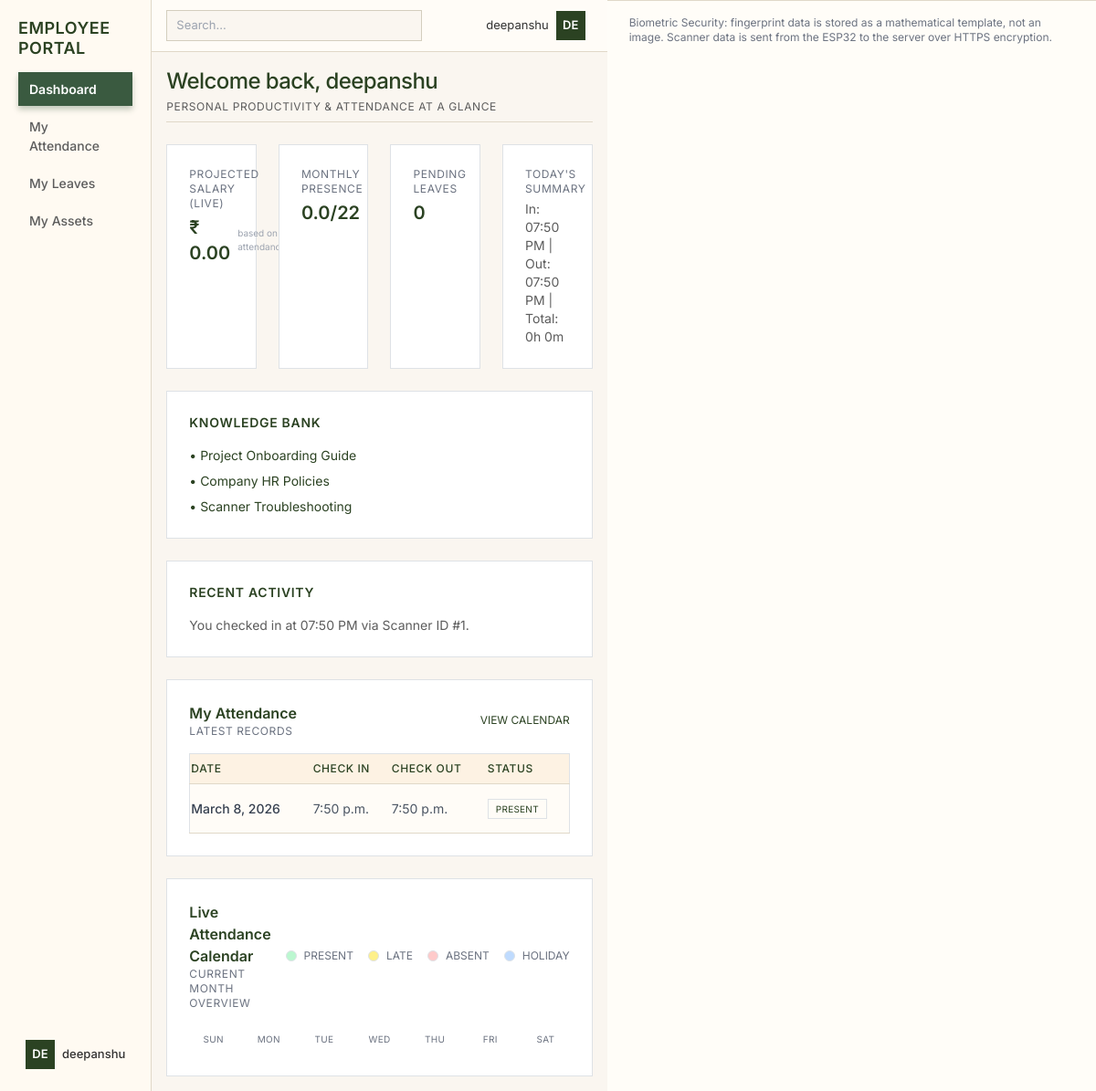
Page /employee-dashboard/ (signed in) on the committed database.
### users/models.py (models this page shows, shortened)
class User(AbstractUser):
    ROLE_CHOICES = (
        ("ADMIN", "Admin"),
        ("HR", "HR"),
        ("MANAGER", "Manager"),
        ("FINANCE", "Finance"),
        ("EMPLOYEE", "Employee"),
    )
    employee_id = models.CharField(max_length=20, unique=True)
    role = models.CharField(
        max_length=20,
        choices=ROLE_CHOICES,
        default="EMPLOYEE"
    )
    per_day_salary = models.DecimalField(max_digits=10, decimal_places=2, default=0.00)
    company = models.ForeignKey(Company, on_delete=models.CASCADE, null=True, blank=True)
    branch = models.ForeignKey(Branch, on_delete=models.CASCADE, null=True, blank=True)
    department = models.ForeignKey(Department, on_delete=models.CASCADE, null=True, blank=True)
    manager = models.ForeignKey(
        "self",
        on_delete=models.SET_NULL,
        null=True,
        blank=True
    )

### attendance/models.py (models this page shows, shortened)
class Attendance(models.Model):
    STATUS_CHOICES = (
        ("PRESENT", "Present"),
        ("ABSENT", "Absent"),
        ("MISS_PUNCH", "Miss Punch"),
    )
    employee = models.ForeignKey(
        settings.AUTH_USER_MODEL,
        on_delete=models.CASCADE
    )
    date = models.DateField()
    check_in = models.TimeField(null=True, blank=True)
    check_out = models.TimeField(null=True, blank=True)
    status = models.CharField(
        max_length=20,
        choices=STATUS_CHOICES,
        default="PRESENT"
    )
    created_at = models.DateTimeField(auto_now_add=True)
    class Meta:
        unique_together = ("employee", "date")

### dashboard/views.py (the view)
# urls.py: path('employee-dashboard/', views.employee_dashboard, name='employee_dashboard'),
def employee_dashboard(request):
    if not request.user.is_authenticated:
        return redirect('login')
    user = request.user
    today = timezone.now().date()
    month_start = today.replace(day=1)
    attendance = Attendance.objects.filter(employee=user).order_by('-date')[:5]
    payrolls = Payroll.objects.filter(employee=user)
    monthly_attendance = Attendance.objects.filter(employee=user, date__gte=month_start, date__lte=today)
    attendance_today = Attendance.objects.filter(employee=user, date=today).count()
    leaves_pending = Leave.objects.filter(employee=user, status__iexact='pending').count()
    present_count = monthly_attendance.filter(status__iexact='present').count()
    miss_punch_count = monthly_attendance.filter(status__iexact='miss_punch').count()
    absent_count = monthly_attendance.filter(status__iexact='absent').count()
    effective_present_days = present_count + (miss_punch_count * 0.5)
    days_present = f"{effective_present_days}/22"
    per_day = user.per_day_salary or 0
    current_month_salary = float(effective_present_days) * float(per_day)
    latest_record = Attendance.objects.filter(employee=user).order_by('-date', '-created_at').first()
    if latest_record and latest_record.check_in:
        if latest_record.check_out:
            duration = datetime.combine(latest_record.date, latest_record.check_out) - datetime.combine(latest_record.date, latest_record.check_in)
            hours = duration.seconds // 3600
            minutes = (duration.seconds % 3600) // 60
            daily_stats = f"In: {latest_record.check_in.strftime('%I:%M %p')} | Out: {latest_record.check_out.strftime('%I:%M %p')} | Total: {hours}h {minutes}m"
        else:
            daily_stats = f"In: {latest_record.check_in.strftime('%I:%M %p')} | Out: -- | Total: --"
    else:
        daily_stats = "No attendance data for today"
    recent_activity = "No recent scanner activity"
    if latest_record and latest_record.check_in:
        recent_activity = f"You checked in at {latest_record.check_in.strftime('%I:%M %p')} via Scanner ID #1."
    knowledge_links = [
        {"title": "Project Onboarding Guide", "url": "#"},
        {"title": "Company HR Policies", "url": "#"},
        {"title": "Scanner Troubleshooting", "url": "#"},
    ]
    assets = [
        {"item": "Asus Vivobook", "status": "Assigned"},
        {"item": "Wireless Mouse", "status": "Assigned"},
        {"item": "Charger", "status": "Assigned"},
    ]
    context = {
        "attendance": attendance,
        "attendance_today": attendance_today,
        "leaves_pending": leaves_pending,
        "payroll_total": current_month_salary,
        "daily_stats": daily_stats,
        "days_present": days_present,
        "live_status": "Connected to Scanner",
        "recent_activity": recent_activity,
        "knowledge_links": knowledge_links,
        "assets": assets,
        "profile_title": user.get_full_name() or user.username,
        "profile_role": user.get_role_display(),
        "profile_id": user.employee_id,
        "profile_department": user.department.name if user.department else "N/A",
    }
    return render(request, "employee_dashboard.html", context)

### templates/employee_dashboard.html (shortened to what this page needs)
{% extends "base.html" %}
{% block content %}
<div class="mb-4 pb-2 border-b border-[#e0d8c8]">
    <h1 class="text-2xl font-medium tracking-tight text-[#2b4222]">
        Welcome back, {{ request.user.first_name|default:request.user.username }}
    </h1>
    <p class="text-[#5c5c5c] text-xs uppercase tracking-wider mt-1">
        Personal productivity & attendance at a glance
    </p>
</div>
<div class="grid grid-cols-1 lg:grid-cols-4 gap-4 mb-4">
    <div class="bg-white p-4 border border-[#e0d8c8] rounded-none">
        <p class="text-xs uppercase tracking-wider text-gray-500 mb-1">Projected Salary (Live)</p>
        <div class="flex items-center gap-2">
            <span class="text-xl font-semibold text-[#2b4222]">₹ {{ payroll_total|floatformat:2 }}</span>
            <span class="text-[10px] text-gray-400">based on attendance</span>
        </div>
    </div>
    <div class="bg-white p-4 border border-[#e0d8c8] rounded-none">
        <p class="text-xs uppercase tracking-wider text-gray-500 mb-1">Monthly Presence</p>
        <h2 class="text-xl font-semibold text-[#2b4222]">{{ days_present }}</h2>
    </div>
    <div class="bg-white p-4 border border-[#e0d8c8] rounded-none">
        <p class="text-xs uppercase tracking-wider text-gray-500 mb-1">Pending Leaves</p>
        <h2 class="text-xl font-semibold text-[#2b4222]">{{ leaves_pending }}</h2>
    </div>
    <div class="bg-white p-4 border border-[#e0d8c8] rounded-none">
        <p class="text-xs uppercase tracking-wider text-gray-500 mb-1">Today&apos;s Summary</p>
        <p class="text-sm text-[#5c5c5c]">{{ daily_stats }}</p>
    </div>
</div>
<div class="grid grid-cols-1 gap-4 mb-4">
    <div class="bg-white p-4 border border-[#e0d8c8] rounded-none">
        <h2 class="text-sm uppercase tracking-wider text-gray-500 mb-3">Knowledge Bank</h2>
        <ul class="space-y-2 text-sm text-[#2b4222]">
            {% for item in knowledge_links %}
            <li><a href="{{ item.url }}" class="text-[#2b4222] hover:text-[#1f3019]">• {{ item.title }}</a></li>
            {% endfor %}
        </ul>
    </div>
</div>
<div class="bg-white p-4 border border-[#e0d8c8] rounded-none mb-4">
    <h2 class="text-sm uppercase tracking-wider text-gray-500 mb-3">Recent Activity</h2>
    <p class="text-sm text-[#5c5c5c]">{{ recent_activity }}</p>
</div>
<div class="bg-white p-4 border border-[#e0d8c8] rounded-none">
    <div class="flex justify-between items-center mb-3">
        <div>
            <h2 class="text-base font-semibold text-[#2b4222]">My Attendance</h2>
            <p class="text-xs uppercase tracking-wider text-gray-500">Latest records</p>
        </div>
        <a href="#" class="text-xs uppercase text-[#2b4222]">View calendar</a>
    </div>
    <table class="w-full text-sm">
        <thead>
            <tr class="border-b border-[#e0d8c8] text-[#2b4222] text-xs uppercase tracking-wider">
                <th class="py-2 text-left font-medium">Date</th>
                <th class="py-2 text-left font-medium">Check In</th>
                <th class="py-2 text-left font-medium">Check Out</th>
                <th class="py-2 text-left font-medium">Status</th>
            </tr>
        </thead>
        <tbody>
            {% for record in attendance %}
            <tr class="border-b border-[#e0d8c8] hover:bg-[#faf6f0] transition-colors">
                <td class="py-3 font-medium text-gray-700">{{ record.date }}</td>
                <td class="py-3 text-gray-600">{{ record.check_in|default:"--" }}</td>
                <td class="py-3 text-gray-600">{{ record.check_out|default:"--" }}</td>
                <td class="py-3">
                    {% with status=record.get_status_display %}
                        {% if status == "Present" %}
                            <span class="border border-[#2b4222] text-[#2b4222] px-2 py-1 text-[10px] uppercase tracking-wide">Present</span>
                        {% elif status == "Absent" %}
                            <span class="border border-red-600 text-red-600 px-2 py-1 text-[10px] uppercase tracking-wide">Absent</span>
                        {% elif status == "Miss Punch" %}
                            <span class="border border-orange-500 text-orange-600 px-2 py-1 text-[10px] uppercase tracking-wide">Miss Punch</span>
                        {% else %}
                            <span class="border border-gray-400 text-gray-600 px-2 py-1 text-[10px] uppercase tracking-wide">{{ status }}</span>
                        {% endif %}
                    {% endwith %}
                </td>
            </tr>
            {% empty %}
            <tr>
                <td colspan="4" class="text-center text-gray-400 py-6 text-xs uppercase tracking-wider">No attendance records found</td>
            </tr>
            {% endfor %}
        </tbody>
    </table>
</div>
<div id="calendar" class="bg-white p-4 border border-[#e0d8c8] rounded-none mt-4">
    <div class="flex flex-col sm:flex-row sm:items-center sm:justify-between mb-4 gap-3">
        <div>
            <h2 class="text-base font-semibold text-[#2b4222]">Live Attendance Calendar</h2>
            <p class="text-xs uppercase tracking-wider text-gray-500">Current month overview</p>
        </div>
        <div class="flex items-center gap-3 text-xs uppercase text-gray-500">
            <span class="flex items-center gap-2"><span class="w-3 h-3 rounded-full bg-green-200 border border-green-400"></span> Present</span>
            <span class="flex items-center gap-2"><span class="w-3 h-3 rounded-full bg-yellow-200 border border-yellow-400"></span> Late</span>
            <span class="flex items-center gap-2"><span class="w-3 h-3 rounded-full bg-red-200 border border-red-400"></span> Absent</span>
            <span class="flex items-center gap-2"><span class="w-3 h-3 rounded-full bg-blue-200 border border-blue-400"></span> Holiday</span>
        </div>
    </div>
    <div class="grid grid-cols-7 gap-2 text-[10px] uppercase tracking-wide text-gray-500 mb-2">
        <span class="text-center">Sun</span>
        <span class="text-center">Mon</span>
        <span class="text-center">Tue</span>
        <span class="text-center">Wed</span>
        <span class="text-center">Thu</span>
        <span class="text-center">Fri</span>
        <span class="text-center">Sat</span>
    </div>
</div>
{% endblock %}

### templates/base.html (shortened to what this page needs)
<!DOCTYPE html>
<html>
<head>
<link rel="stylesheet" href="https://cdn.jsdelivr.net/npm/bootstrap@5.3.2/dist/css/bootstrap.min.css">
<script src="https://cdn.tailwindcss.com"></script>
</head>
<body>
<div class="sidebar">
<div>
<h3>
    {% if request.user.role_id == 2 %}
        Data Supervisor
    {% else %}
        Employee Portal
    {% endif %}
</h3>
<a href="
{% if request.user.role == 'ADMIN' %}
    {% url 'admin_dashboard' %}
{% elif request.user.role == 'HR' %}
    {% url 'hr_dashboard' %}
{% elif request.user.role == 'MANAGER' %}
    {% url 'manager_dashboard' %}
{% elif request.user.role == 'FINANCE' %}
    {% url 'finance_dashboard' %}
{% else %}
    {% url 'employee_dashboard' %}
{% endif %}
" class="active">Dashboard</a>
{% if request.user.role == 'EMPLOYEE' %}
    <a href="{% url 'employee_attendance' %}">My Attendance</a>
    <a href="#">My Leaves</a>
    <a href="{% url 'employee_assets' %}">My Assets</a>
{% endif %}
</div>
<div class="profile" onclick="toggleDropdown()">
<div class="avatar">
    {{ request.user.username|slice:":2"|upper }}
</div>
<div>
<div style="font-size:13px; font-weight:500;">
    {{ request.user.username }}
</div>
</div>
</div>
</div>
<div class="main">
<div class="topbar">
<input type="text" placeholder="Search..." class="search-box">
<div class="profile" onclick="toggleDropdown()">
<span style="font-size:13px;">{{ request.user.username }}</span>
<div class="avatar">
    {{ request.user.username|slice:":2"|upper }}
</div>
</div>
</div>
<div class="content">
{% block content %}
{% endblock %}
</div>
</div>
<footer class="px-6 py-3 border-t border-[#e0d8c8] text-xs text-gray-500 bg-[#fffdf8]">
    Biometric Security: fingerprint data is stored as a mathematical template, not an image. Scanner data is sent from the ESP32 to the server over HTTPS encryption.
</footer>
</body>
</html>

### templates/base.html (style rules this page uses)
body { display:flex; min-height:100vh; font-family: 'Inter', sans-serif; margin:0; background-color: #faf6f0; color: #333333; }
.sidebar { width:250px; background-color: #fffaf2; border-right:1px solid #e0d8c8; display:flex; flex-direction:column; justify-content:space-between; padding:20px; box-shadow: none; }
.sidebar h3 { font-weight:600; margin-bottom:16px; font-size:18px; color: #2b4222; text-transform: uppercase; letter-spacing: 0.5px; }
.sidebar a { display:block; color: #5c5c5c; padding:8px 12px; margin-bottom:4px; border-radius:0px; text-decoration:none; font-size:14px; font-weight: 500; transition: all 0.3s cubic-bezier(0.25, 0.8, 0.25, 1); }
.sidebar a.active { background: #3a5a40; color: #ffffff; font-weight:600; box-shadow: 0 4px 6px rgba(58, 90, 64, 0.3); }
.main { flex:1; background: #faf6f0; display:flex; flex-direction:column; }
.topbar { background: #fffcf7; padding:8px 16px; border-bottom:1px solid #e0d8c8; display:flex; justify-content:space-between; align-items:center; }
.search-box { width:280px; padding:6px 10px; border:1px solid #d4cebe; border-radius:0px; font-size:13px; background: #faf6f0; transition: all 0.2s ease; }
.profile { display:flex; align-items:center; gap:8px; cursor:pointer; position:relative; padding: 4px 8px; border-radius: 0px; transition: background 0.2s ease; }
.avatar { width:32px; height:32px; border-radius:0px; background: #2b4222; color:white; display:flex; align-items:center; justify-content:center; font-size:13px; font-weight: 600; }
.content { padding:16px; width:100%; }
.content h2, .content h3, .content h4 { color: #2b4222; font-weight: 600; }
table { background: #fffcf7; border-radius: 0px; overflow: hidden; box-shadow: none; border: 1px solid #e0d8c8; }
thead, .table-light { background-color: #fdf2e3 !important; color: #2b4222 !important; }
th, td { border-bottom: 1px solid #e0d8c8 !important; }
.content { animation: fadeInSlideUp 0.5s cubic-bezier(0.25, 0.8, 0.25, 1); }

### rows in the picture
User: user.username "DE", user.username "deepanshu", user.first_name "deepanshu"
Attendance: date "March 8, 2026", check_in "7:50 p.m.", check_out "7:50 p.m."

### other values in the picture
{{ payroll_total|floatformat:2 }} "0.00"
{{ days_present }} "0.0/22"
{{ leaves_pending }} "0"
{{ daily_stats }} "In: 07:50 PM | Out: 07:50 PM | Total: 0h 0m"
{{ item.title }} "Project Onboarding Guide" "Company HR Policies" "Scanner Troubleshooting"
{{ recent_activity }} "You checked in at 07:50 PM via Scanner ID #1."
